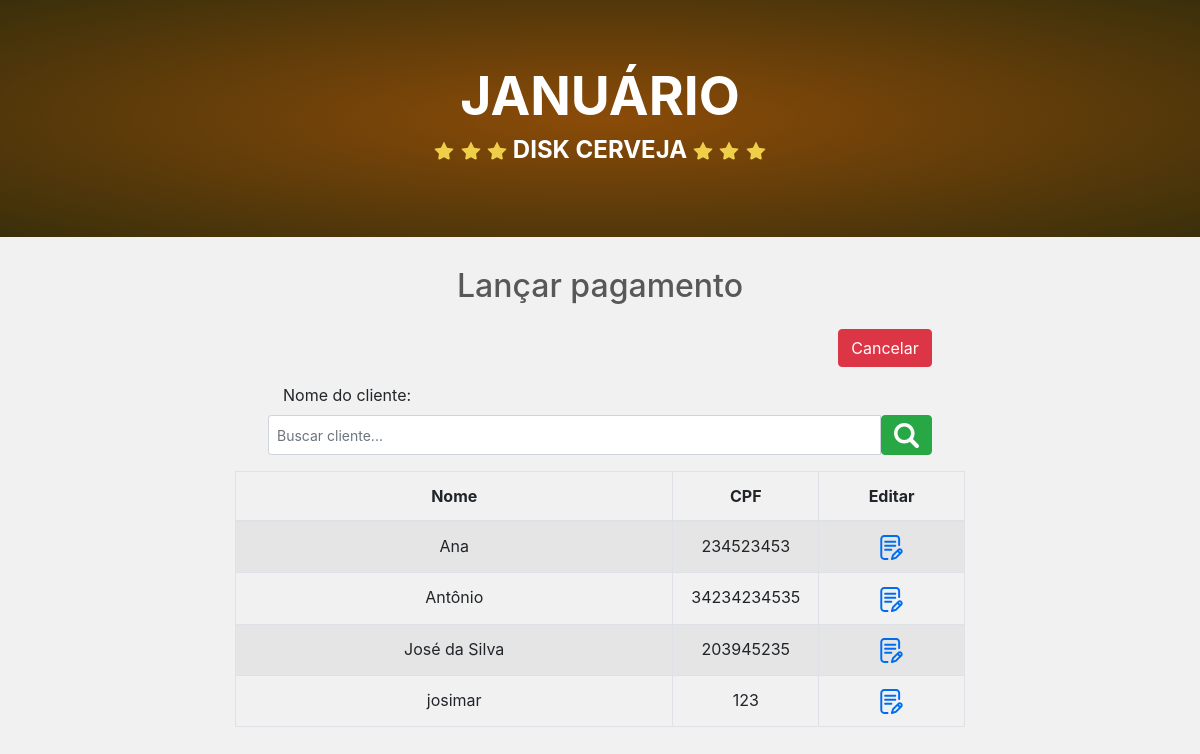
The app's page /warehouse/paginas/lancarpagamento.php (signed in), older data.
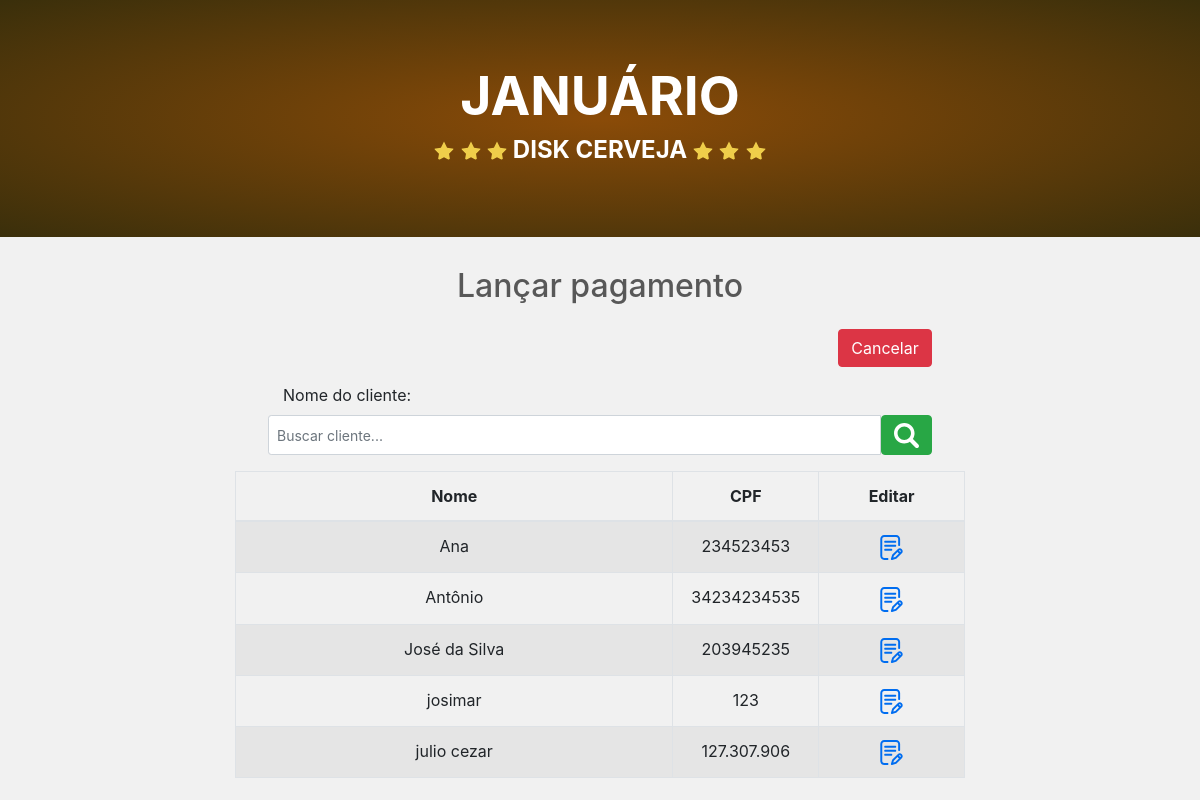
The same page, newer data.
### tables this page shows
CREATE TABLE `cliente` (
  `id_cliente` int(11) NOT NULL,
  `id_referencia_comercial` int(11) NOT NULL,
  `limite_de_credito` decimal(10,2) NOT NULL,
  `id_pessoa` int(11) NOT NULL,
  `id_endereco` int(11) NOT NULL,
  `divida` decimal(10,2) NOT NULL
);

CREATE TABLE `pessoa` (
  `id_pessoa` int(11) NOT NULL,
  `id_endereco` int(11) NOT NULL,
  `cpf` varchar(11) NOT NULL,
  `rg` varchar(17) NOT NULL,
  `nome` varchar(200) NOT NULL,
  `data_de_nascimento` date NOT NULL,
  `telefone` varchar(30) NOT NULL
);

### warehouse/paginas/lancarpagamento.php (the view, shortened to what this page needs)
<!doctype html>
<html lang="pt-br">
<head>
	<link rel="stylesheet" type="text/css" href="../css/bootstrap.min.css">
	<link rel="stylesheet" type="text/css" href="../css/estilo.css" >
</head>
<body>
	<nav class="site-header">
		<div class = "jumbotron text-center removerMargem">
			<h1 class="text-titulo"><strong>JANUÁRIO</strong></h1>
			<h4><img class="rounded-circle" src="../svg/star.svg" alt="Generic placeholder image" width="20" height="20"> <img class="rounded-circle" src="../svg/star.svg" alt="Generic placeholder image" width="20" height="20"> <img class="rounded-circle" src="../svg/star.svg" alt="Generic placeholder image" width="20" height="20"><strong> DISK CERVEJA </strong><img class="rounded-circle" src="../svg/star.svg" alt="Generic placeholder image" width="20" height="20"> <img class="rounded-circle" src="../svg/star.svg" alt="Generic placeholder image" width="20" height="20"> <img class="rounded-circle" src="../svg/star.svg" alt="Generic placeholder image" width="20" height="20"></h4>
		</div>
	</nav>
	<div class="container">
		<h2 class="subTitulo">Lançar pagamento</h2>
		<div class="row">
			<div class="col-md-2"></div>
			<div class="col-md-8 mt-3">
				<div class="row">
					<div class="col-md-12">
						<form action="" method="POST" id="formProduto" enctype="multipart/form-data">
							<div class="row rowForm">
								<div class="col-md-9"></div>
								<div class="col-md-3" align="center">
									<a id="btnCancelar" class="btn btn-danger" href="principal.php" role="button">Cancelar</a>
								</div>
							</div>
							<div class="row rowForm mt-3">
								<div class="col-md-5 ml-5">
									<label>Nome do cliente: </label>
								</div>
								<div class="input-group mx-5">
									<input class="form-control form-control-sm" type="text" id="pesquisar" name="pesquisar" value="" placeholder="Buscar cliente...">
									<button type="submit" class="btn btn-success"><img src='../svg/pesquisar.svg' width='25' height='25'></button>
								</div>
							</div>
						</form>
						<?php
						require_once '../crud/bd.php';
						$sql = "SELECT * FROM cliente,pessoa where cliente.id_pessoa = pessoa.id_pessoa Order By nome ASC";
						if ($resultado = $conexao->query($sql)){
							if ($resultado->num_rows > 0){
								echo "<table class='table table-bordered table-striped text-center tabelaOcultar'>";
								echo "<thead><tr>";
								echo "<th class='text-center' style='width:60%;'>Nome</th>";
								echo "<th class='text-center' style='width:20%;'>CPF</th>";
								echo "<th class='text-center' style='width:20%;'>Editar</th>";
								echo "</tr></thead>";
								echo "<tbody";
								while ($linha = $resultado->fetch_array()) {
									echo "<tr>";
									echo "<td>" .$linha['nome']. "</td>";
									echo "<td>" .$linha['cpf']. "</td>";
									echo "<td class='text-center align-middle'><a href='lancarpagamento2.php?id=".$linha['id_cliente']."'title='Editar' data-toggle='tooltip''><img src='../svg/editar.svg' width='25' height='25'></a>";
								}
								echo "</table>";
							}else{
								echo"<p class='lead'>Nenhum registro encontrado.</p>";
							}
						}else{
							echo "Erro ao executar o comando SQL.";
						}
						?>
					</div>
				</div>
			</div>
		</div>
	</div>
</body>
</html>

Row changes from the older to the newer data that the page shows:
added cliente: id_pessoa.nome "julio cezar", id_pessoa.cpf "127.307.906"
